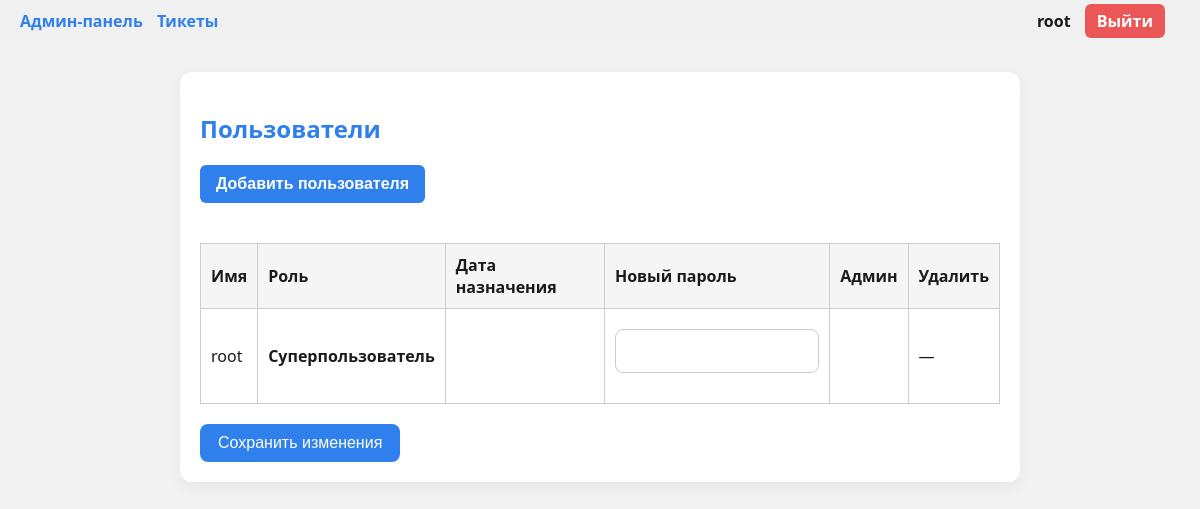
/users (signed in), run on an earlier commit of the app's database.
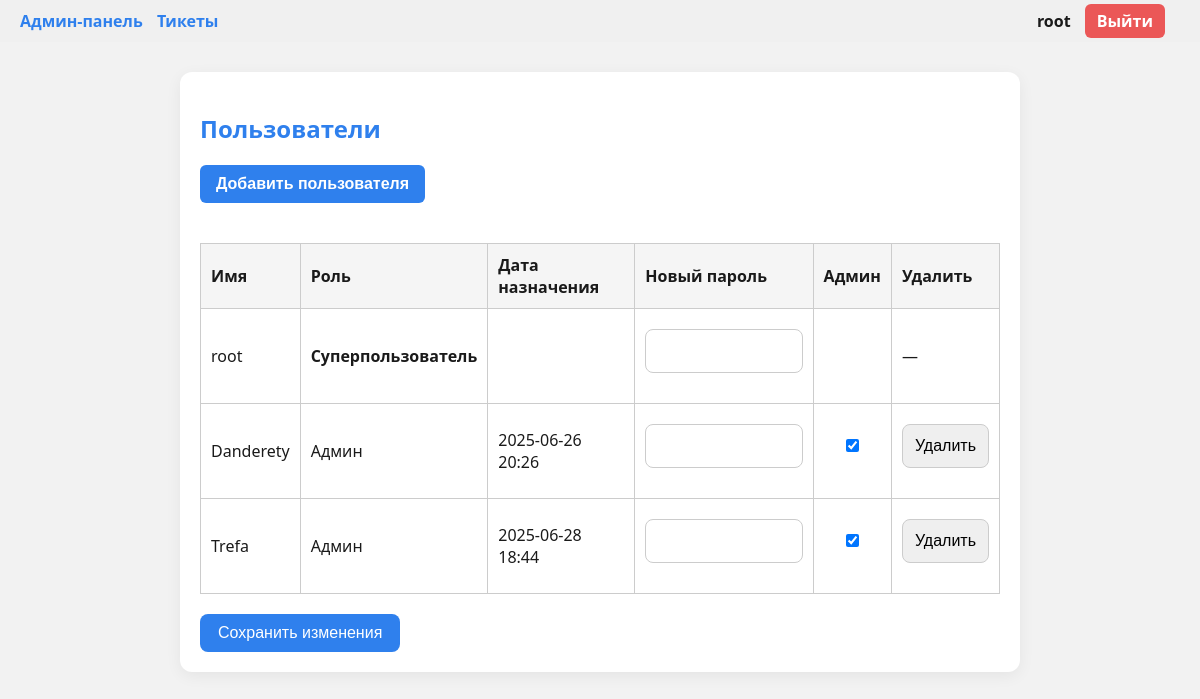
And on a later commit of the database.
### app/models.py (models this page shows, shortened)
class User(UserMixin, db.Model):
    id = db.Column(db.Integer, primary_key=True)
    username = db.Column(db.String(64), unique=True, nullable=False)
    password = db.Column(db.String(128), nullable=False)
    is_admin = db.Column(db.Boolean, default=False)
    is_super = db.Column(db.Boolean, default=False)
    admin_assigned_at = db.Column(db.DateTime, nullable=True)
    tickets = db.relationship('Ticket', backref='user', cascade="all, delete", passive_deletes=True)

### app/routes.py (the view, shortened to what this page needs)
@routes_bp.route('/users', methods=['GET', 'POST'])
@login_required
def users():
    if not current_user.is_super:
        return redirect(url_for('routes_bp.submit_ticket'))
    users = User.query.all()
    return render_template('users.html', users=users)

### app/__init__.py (called while the page is built)
def create_app():
    TEMPLATE_DIR = os.path.join(os.path.dirname(basedir), "templates")
    STATIC_DIR = os.path.join(os.path.dirname(basedir), "static")
    app = Flask(__name__, template_folder=TEMPLATE_DIR, static_folder=STATIC_DIR)
    app.config.from_object(Config)
    db.init_app(app)
    login_manager.init_app(app)
    socketio.init_app(app)
    @login_manager.user_loader
    def load_user(user_id):
        from app.models import User  # импорт здесь, чтобы избежать циклической зависимости
        return User.query.get(int(user_id))
    with app.app_context():
        from app import models  # 👈 импорт только здесь!
        db.create_all()
    from app.routes import routes_bp
    app.register_blueprint(routes_bp)
    return app, socketio

### templates/users.html (shortened to what this page needs)
<!DOCTYPE html>
<html lang="ru">
<head>
  <link rel="stylesheet" href="{{ url_for('static', filename='users.css') }}">
</head>
<body>
  {% include 'topbar.html' %}
  <div class="container">
    <h2>Пользователи</h2>
    <button type="button" class="open-user-modal-btn" onclick="openUserModal()">Добавить пользователя</button>
    <form method="POST">
      <div class="table-wrapper">
        <table class="user-table">
          <thead>
            <tr>
              <th>Имя</th>
              <th>Роль</th>
              <th>Дата назначения</th>
              <th>Новый пароль</th>
              <th>Админ</th>
              <th>Удалить</th>
            </tr>
          </thead>
          <tbody>
            {% for user in users %}
            <tr>
              <td data-label="Имя">{{ user.username }}</td>
              <td data-label="Роль">
                {% if user.is_super %}<strong>Суперпользователь</strong>
                {% elif user.is_admin %}Админ
                {% else %}Пользователь{% endif %}
              </td>
              <td data-label="Дата назначения">{{ user.admin_assigned_at.strftime('%Y-%m-%d %H:%M') if user.admin_assigned_at else '' }}</td>
              <td data-label="Новый пароль">
                <input type="text" name="password_{{ user.id }}">
              </td>
              <td data-label="Админ">
                {% if not user.is_super %}
                <input type="checkbox" name="admin_{{ user.id }}" {% if user.is_admin %}checked{% endif %}>
                {% endif %}
              </td>
              <td data-label="">
                {% if not user.is_super %}
                <input type="submit" name="delete_{{ user.id }}" value="Удалить">
                {% else %}—{% endif %}
              </td>
            </tr>
            {% endfor %}
          </tbody>
        </table>
      </div>
      <div class="blockk">
        <button type="submit">Сохранить изменения</button>
      </div>
    </form>
  </div>
</body>
</html>

### templates/topbar.html (shortened to what this page needs)
{% if request.endpoint not in ['routes_bp.login', 'routes_bp.register'] %}
  <div class="topbar">
    <div class="left-links">
      {% if current_user.is_authenticated %}
        {% if current_user.is_admin and request.endpoint != 'routes_bp.admin_panel' %}
          <a href="{{ url_for('routes_bp.admin_panel') }}" class="topbar-btn">Админ-панель</a>
        {% endif %}
        {% if request.endpoint != 'routes_bp.submit_ticket' %}
          <a href="{{ url_for('routes_bp.submit_ticket') }}" class="topbar-btn">Тикеты</a>
        {% endif %}
      {% endif %}
    </div>
    <div class="right-links">
      {% if current_user.is_authenticated %}
        <span class="username">{{ current_user.username }}</span>
        <a href="{{ url_for('routes_bp.logout') }}" class="logout-btn">Выйти</a>
      {% endif %}
    </div>
  </div>
{% endif %}

### static/users.css (style rules this page uses)
.container { padding: 20px; }
.user-table { width: 100%; border-collapse: collapse; margin-top: 20px; }
.user-table th, .user-table td { border: 1px solid #ccc; padding: 10px; text-align: left; }
.user-table th { background-color: #f5f5f5; }
.open-user-modal-btn { background-color: #2F80ED; color: white; font-weight: bold; padding: 10px 16px; border: none; border-radius: 6px; cursor: pointer; margin-bottom: 20px; }
.blockk { margin-top: 20px; }

### static/base.css (style rules this page uses)
body { margin: 0; padding: 0; font-family: 'Segoe UI', sans-serif; background-color: #F2F2F2; color: #1A1A1A; }
.container { max-width: 800px; margin: 30px auto; padding: 20px; background-color: #FFFFFF; border-radius: 12px; box-shadow: 0 4px 16px rgba(0, 0, 0, 0.06); }
h1, h2, h3 { color: #2F80ED; }
input, select, textarea { width: 100%; padding: 12px; margin: 10px 0 20px; border: 1px solid #ccc; border-radius: 8px; font-size: 1rem; box-sizing: border-box; }
button, .btn { background-color: #2F80ED; color: white; padding: 10px 18px; border: none; border-radius: 8px; cursor: pointer; font-size: 1rem; transition: background-color 0.3s ease; }
.topbar { display: flex; justify-content: space-between; align-items: center; padding: 10px 20px; background-color: #f0f0f0; font-size: 1rem; margin-bottom: 20px; }
.topbar a { text-decoration: none; margin-right: 15px; color: #2F80ED; font-weight: bold; }
.topbar a.logout-btn { background-color: #eb5757; color: white; padding: 6px 12px; border-radius: 6px; }
.topbar .username { margin-right: 10px; font-weight: bold; }
.left-links a { margin-right: 10px; }

What changed in the data, as far as the page shows it:
added User: username "Danderety", is_super "Админ", admin_assigned_at "2025-06-26 20:26", is_admin "☑"
added User: username "Trefa", is_super "Админ", admin_assigned_at "2025-06-28 18:44", is_admin "☑"
